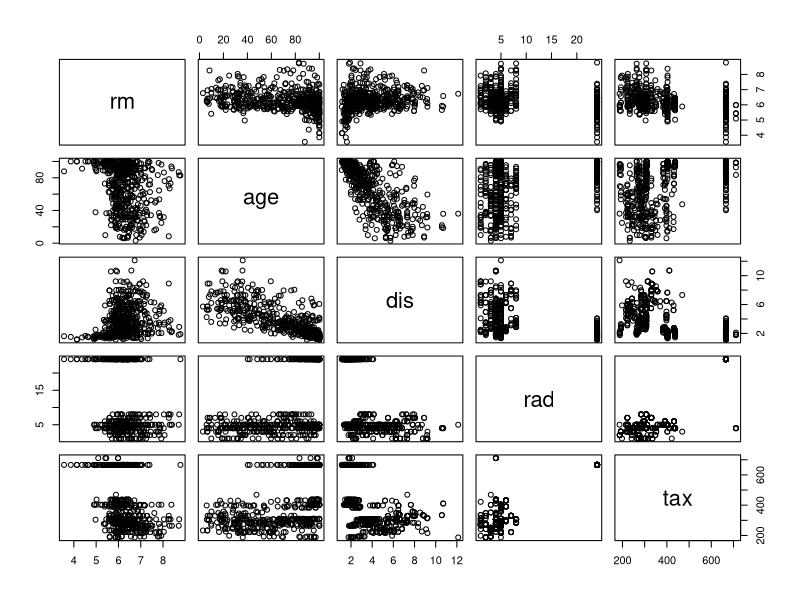
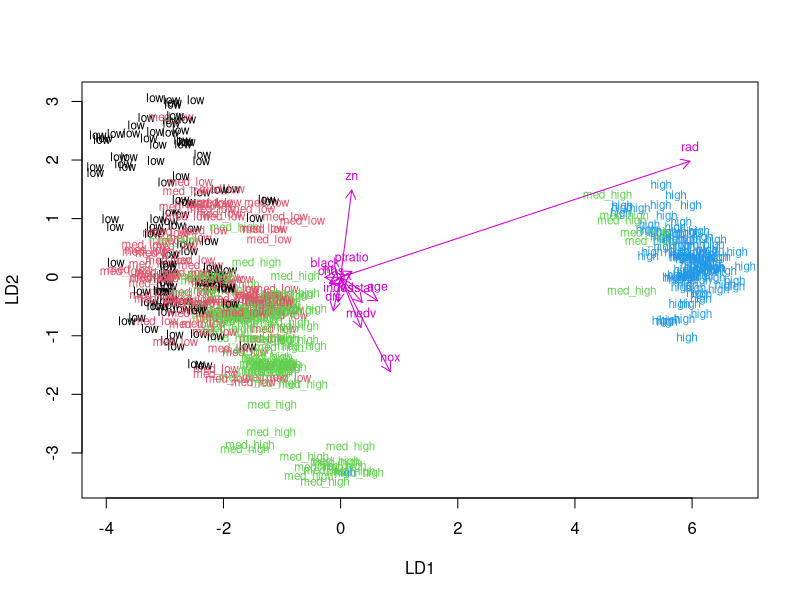
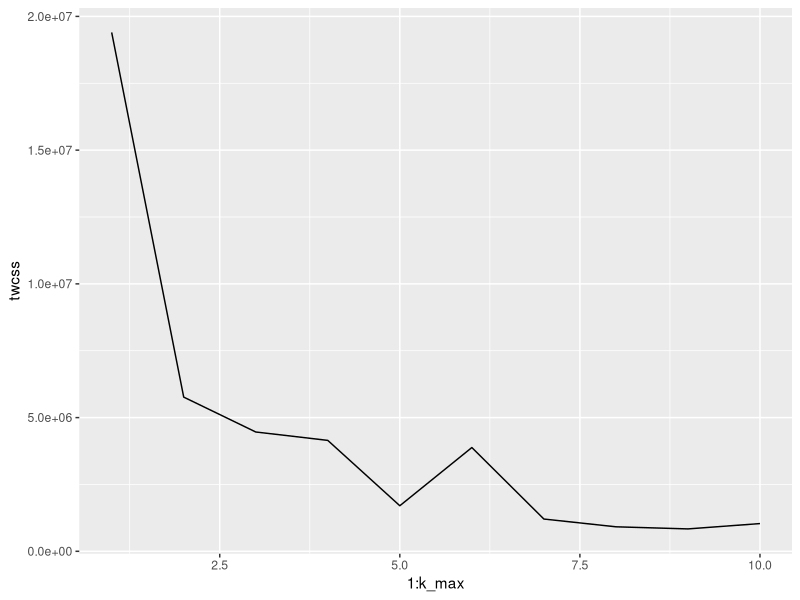
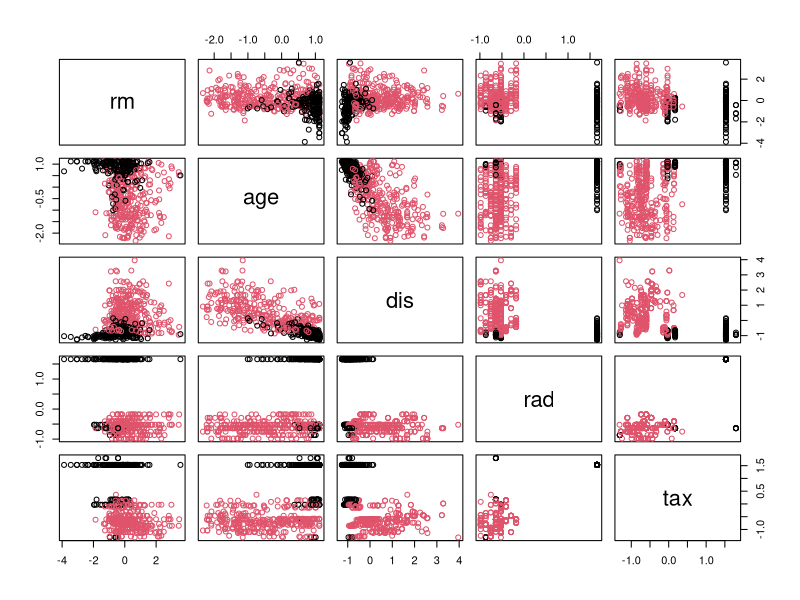

The R script that drew these images, in order:
## ---- chunk 1
# necessary libraries
library(MASS)
library(dplyr)
library(ggplot2)
## ---- chunk 2
# load data from MASS package
data("Boston")
## ---- chunk 3
# explore the data
str(Boston)
dim(Boston)
## ---- chunk 4
# show summary of variables and vizualize variables and their relationships
summary(Boston)
pairs(Boston[6:10])
## ---- chunk 5
# standardize the variables (scale them)
boston_scaled <- scale(Boston)
summary(boston_scaled)
## ---- chunk 6
# define data as data frame
boston_scaled <- as.data.frame(boston_scaled)

# set quantiles as breaks
bins <- quantile(boston_scaled$crim)

# create categorial variable of teh crime rate (crim)
boston_scaled$crime <- cut(boston_scaled$crim, breaks = bins, include.lowest = TRUE, label = c("low", "med_low", "med_high", "high"))

# drop old crime rate variable
boston_scaled <- select(boston_scaled, -crim)

# divide data in training and test data sets
n <- nrow(boston_scaled)
sample <- sample(n,  size = n * 0.8)
train <- boston_scaled[sample,]
test <- boston_scaled[-sample,]
## ---- chunk 7
# fit linear discriminent analysis
fit <- lda(crime ~ ., data = train)

# make a biplot
# function for the biplot arrows
lda.arrows <- function(x, myscale = 1, arrow_heads = 0.1, color = "magenta3", tex = 0.75, choices = c(1,2)){
  heads <- coef(x)
  arrows(x0 = 0, y0 = 0, 
         x1 = myscale * heads[,choices[1]], 
         y1 = myscale * heads[,choices[2]], col=color, length = arrow_heads)
  text(myscale * heads[,choices], labels = row.names(heads), 
       cex = tex, col=color, pos=3)
}

# plot the lda results
plot(fit, dimen = 2, col = as.numeric(train$crime), pch = as.numeric(train$crime))
lda.arrows(fit, myscale = 2)
## ---- chunk 8
# save true crime classes and then remove from them test data set
correct_classes <- test$crime
test <- select(test, -crime)

# predict classes with LDA model
pred <- predict(fit, newdata = test)

# cross tabulate the results
table(correct = correct_classes, predicted = pred$class)
## ---- chunk 9
# reload "Boston" data set
data('Boston')

# standardize the variables (scale them)
boston_scaled_2 <- scale(Boston)

# calculate distances between observations
dist_eu <- dist(boston_scaled_2)

# determine the best number of clusters
k_max <- 10
# calculate the total within sum of squares
twcss <- sapply(1:k_max, function(k){kmeans(Boston, k)$tot.withinss})
# visualize the results
qplot(x = 1:k_max, y = twcss, geom = 'line')

# k-means clustering
km <-kmeans(boston_scaled_2, centers = 2)
## ---- chunk 10
# plot the Boston dataset with clusters
pairs(boston_scaled_2[,6:10], col = km$cluster)

